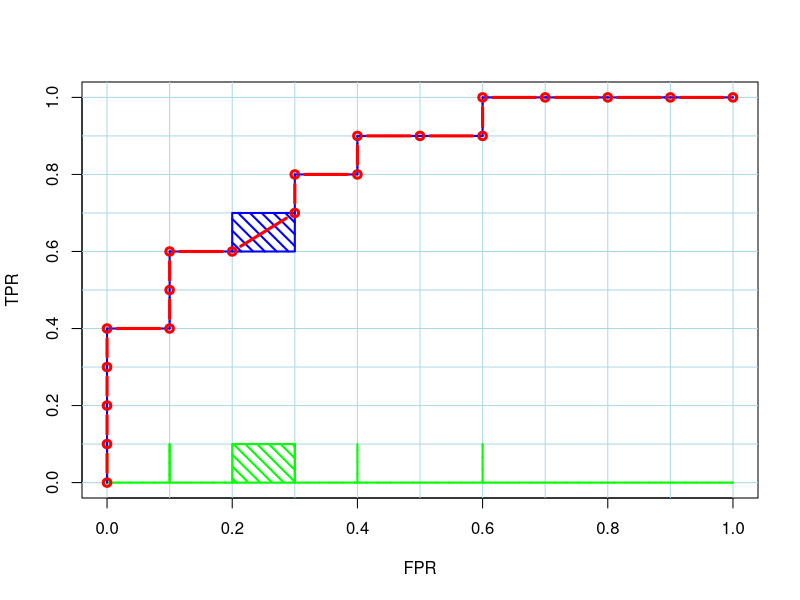

This chart was generated by the following R code:
# Geometric interpretation of AUC

# activate libraries
library(pROC)
library(xtable)
# create dataset
category <- c(1, 1, 1, 1, 0, 1, 1, 0, 1, 0, 1, 0, 1, 0, 0, 1, 0, 0, 0, 0)
prediction <- rev(seq_along(category))
prediction[9:10] <- mean(prediction[9:10])

# create ROC object&dataframe and calculate AUC
roc_obj <- roc(category, prediction)
auc(roc_obj)
roc_df <- data.frame(
  TPR=rev(roc_obj$sensitivities), 
  FPR=rev(1 - roc_obj$specificities), 
  labels=roc_obj$response, 
  scores=roc_obj$predictor)

# export table to LaTeX
xtable(roc_df)

# create function for plotting rectangles
rectangle <- function(x, y, width, height, density=12, angle=-45, ...) 
  polygon(c(x,x,x+width,x+width), c(y,y+height,y+height,y), 
          density=density, angle=angle, ...)

roc_df <- transform(roc_df, 
                    dFPR = c(diff(FPR), 0),
                    dTPR = c(diff(TPR), 0))

plot(0:10/10, 0:10/10, type='n', xlab="FPR", ylab="TPR")
abline(h=0:10/10, col="lightblue")
abline(v=0:10/10, col="lightblue")

with(roc_df, {
  mapply(rectangle, x=FPR, y=0,   
         width=dFPR, height=dTPR, col="green", lwd=2)
  mapply(rectangle, x=FPR, y=TPR, 
         width=dFPR, height=dTPR, col="blue", lwd=2)
  
  lines(FPR, TPR, type='b', lwd=3, col="red")
})
